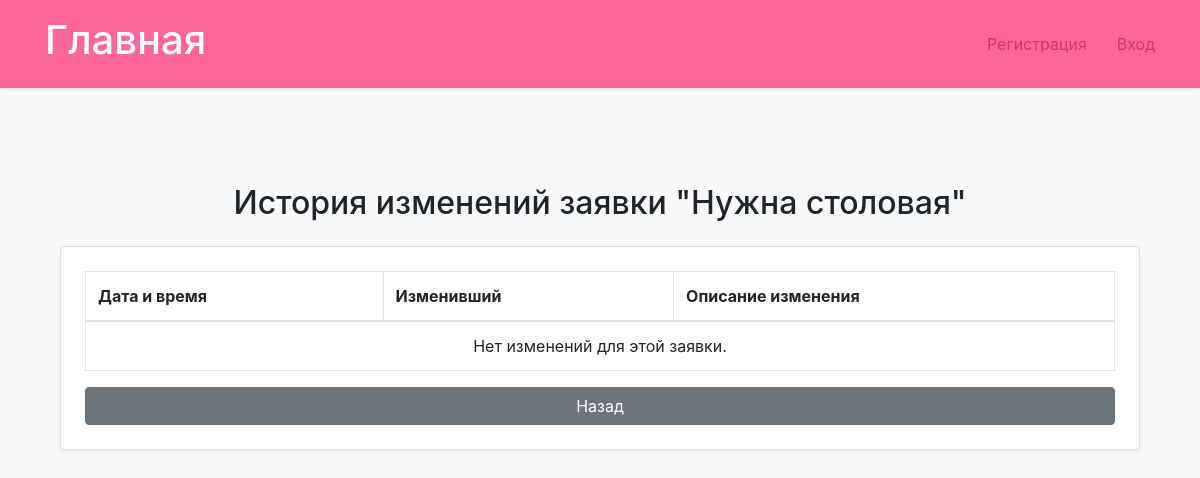
The app's page /catalog/application/1/history/, older data.
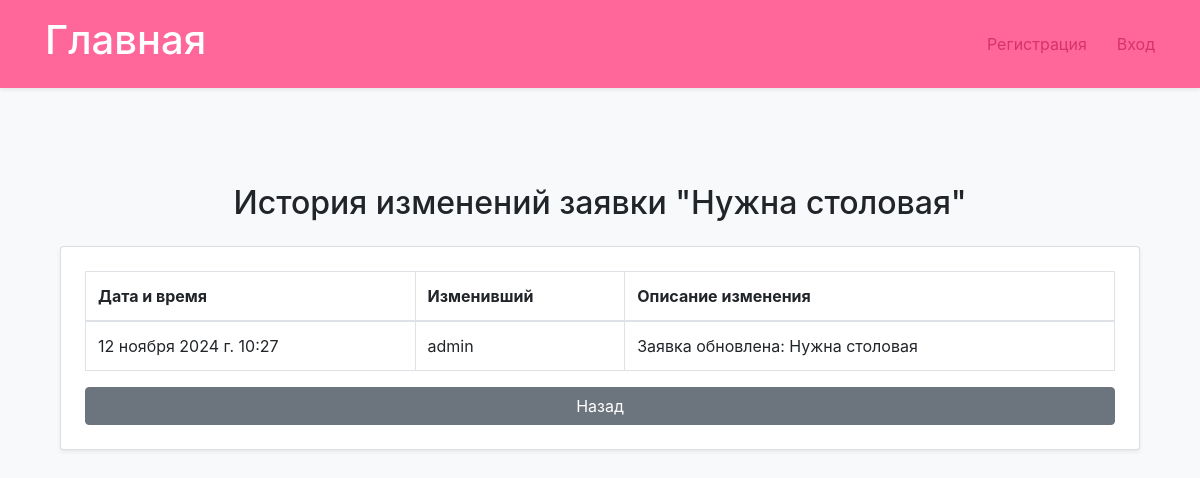
The same page, newer data.
### catalog/models.py (models this page shows, shortened)
class ApplicationHistory(models.Model):
    application = models.ForeignKey(Application, on_delete=models.CASCADE, related_name='history')
    changed_by = models.ForeignKey(User, on_delete=models.SET_NULL, null=True)
    change_timestamp = models.DateTimeField(auto_now_add=True)
    change_description = models.TextField()

class User(AbstractUser):
    first_name = models.CharField(max_length=254, verbose_name="Имя")
    patronymic = models.CharField(max_length=254,blank=True, verbose_name="Отчество")
    last_name = models.CharField(max_length=254, verbose_name="Фамилия")
    username = models.CharField(max_length=254, verbose_name="Логин", unique=True)
    email = models.EmailField(max_length=254, verbose_name="Почта", unique=True)
    password = models.CharField(max_length=254, verbose_name="Пароль")
    failed_attempts = models.PositiveIntegerField(default=0, verbose_name="Неудачные попытки")
    is_blocked = models.BooleanField(default=False, verbose_name="Заблокирован")
    USERNAME_FIELD = 'username'

### catalog/views.py (the view)
# urls.py: path('application/<int:pk>/history/', views.application_history, name='application_history'),
def application_history(request, pk):
    application = get_object_or_404(Application, pk=pk)
    history = application.history.all()
    return render(request, 'catalog/application_history.html', {'application': application, 'history': history})

### catalog/templates/catalog/application_history.html (shortened to what this page needs)
{% extends 'catalog/base_generic.html' %}
{% block content %}
<div class="container my-5">
    <h2 class="text-center mb-4">История изменений заявки "{{ application.title }}"</h2>
    <div class="card shadow-sm p-4">
        <table class="table table-bordered">
            <thead>
                <tr>
                    <th>Дата и время</th>
                    <th>Изменивший</th>
                    <th>Описание изменения</th>
                </tr>
            </thead>
            <tbody>
                {% for change in history %}
                <tr>
                    <td>{{ change.change_timestamp }}</td>
                    <td>{{ change.changed_by.username }}</td>
                    <td>{{ change.change_description }}</td>
                </tr>
                {% empty %}
                <tr>
                    <td colspan="3" class="text-center">Нет изменений для этой заявки.</td>
                </tr>
                {% endfor %}
            </tbody>
        </table>
        <a href="{% url 'catalog:application_detail' application.pk %}" class="btn btn-secondary">Назад</a>
    </div>
</div>
{% endblock %}

Row changes from the older to the newer data that the page shows:
added ApplicationHistory: change_timestamp "12 ноября 2024 г. 10:27", changed_by.username "admin", change_description "Заявка обновлена: Нужна столовая"
Text that changed along with them:
text no longer shown: "Нет изменений для этой заявки."
